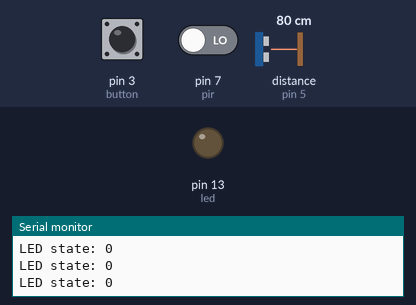
The sketch below on a simulated Arduino Uno, built with avr-gcc and run on an emulated ATmega328P. On the bench: output pins drawn as LEDs (lit = HIGH), the last lines printed to the serial monitor. The inputs (shaded band) are chosen by the test bench; at power-on: pin 7 (pir) LOW, pin 3 (button) HIGH, distance to the obstacle (sensor on pin 5) 80 cm. The echo pulse lasts 58.3 µs per cm; pins used as bus, display or sensor lines are not drawn.

Above: at 1.8 s.
1.9 s: pin 7 (pir) driven HIGH
At 2.8 s:
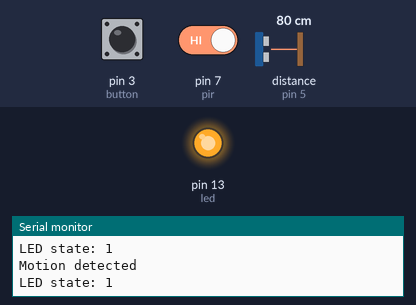
3.5 s: pin 3 (button) pulled LOW for 0.6 s
At 4.2 s:
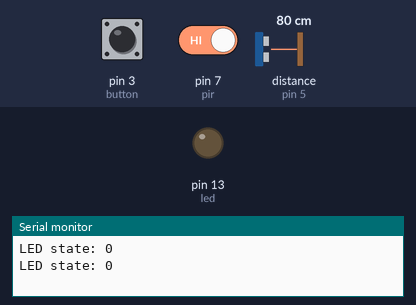
5.6 s: pin 3 (button) pulled LOW for 1 s
At 6.9 s:
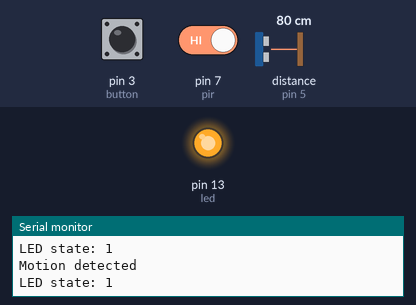
8.1 s: pin 3 (button) pulled LOW for 3.2 s
At 9.0 s:
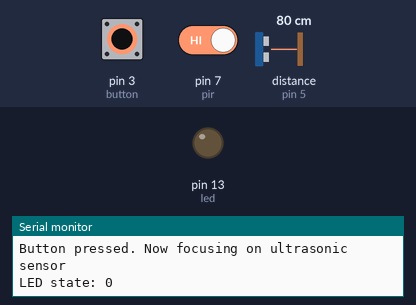
12.8 s: distance to the obstacle (sensor on pin 5) set to 56 cm
14.3 s: distance to the obstacle (sensor on pin 5) set to 46 cm
At 15.7 s:
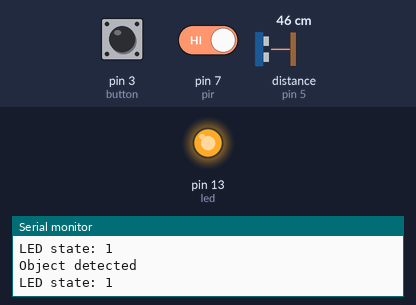
Timing chart, 0 to 17.3 s (numbered marks = the images above; inputs shaded):
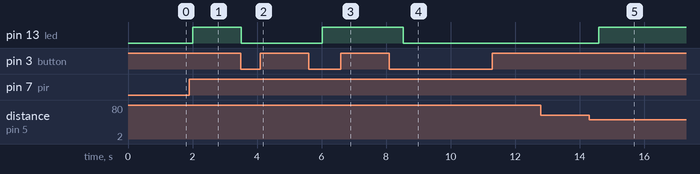

The sketch:

taskM1T3C.ino
```cpp
const int led = 13;
const int pir = 7;
const int button = 3;
const int trigger = 4;
const int echo = 5;

volatile boolean controlUltrasonic = false; // Flag to control sensor focus

int ledState = LOW;

void setup() {

  pinMode(led, OUTPUT);
  pinMode(pir, INPUT);
  pinMode(button, INPUT_PULLUP);
  pinMode(trigger, OUTPUT);
  pinMode(echo, INPUT);

  attachInterrupt(digitalPinToInterrupt(button), buttonused, FALLING);

  Serial.begin(9600);
}

void loop() {
  if (controlUltrasonic) {

    ultrasonicsensor();
  } else {

    if (digitalRead(pir) == HIGH) {

      digitalWrite(led, HIGH);
      ledState = HIGH;
      Serial.println("Motion detected");
    } else {

      digitalWrite(led, LOW);
      ledState = LOW;
    }
  }


  Serial.print("LED state: ");
  Serial.println(ledState);
  delay(500);
}

void buttonused() {
  controlUltrasonic = !controlUltrasonic;
  Serial.print("Button pressed. Now focusing on ");
  Serial.println(controlUltrasonic ? "ultrasonic sensor" : "PIR sensor");
}

void ultrasonicsensor() {

  digitalWrite(trigger, LOW);
  delayMicroseconds(2);
  digitalWrite(trigger, HIGH);
  delayMicroseconds(10);
  digitalWrite(trigger, LOW);

  long timespan = pulseIn(echo, HIGH);
  int dist = timespan * 0.034 / 2;


  int distThreshold = 50;

  if (dist < distThreshold) {

    digitalWrite(led, HIGH);
    ledState = HIGH;
    Serial.println("Object detected");
  } else {

    digitalWrite(led, LOW);
    ledState = LOW;
  }
}
```

Measured:
- the behaviour switches between 51 and 50 cm on distance to the obstacle (sensor on pin 5) (found by bisection; images 4 and 5)
- after the input at 1.9 s, pin 13 (led): LOW → HIGH after 0.10 s
- after the input at 3.5 s, pin 13 (led): HIGH → LOW at once
- after the input at 5.6 s, pin 13 (led): LOW → HIGH after 0.43 s
- after the input at 8.1 s, pin 13 (led): HIGH → LOW after 0.44 s
- after the input at 14.3 s, pin 13 (led): LOW → HIGH after 0.29 s
